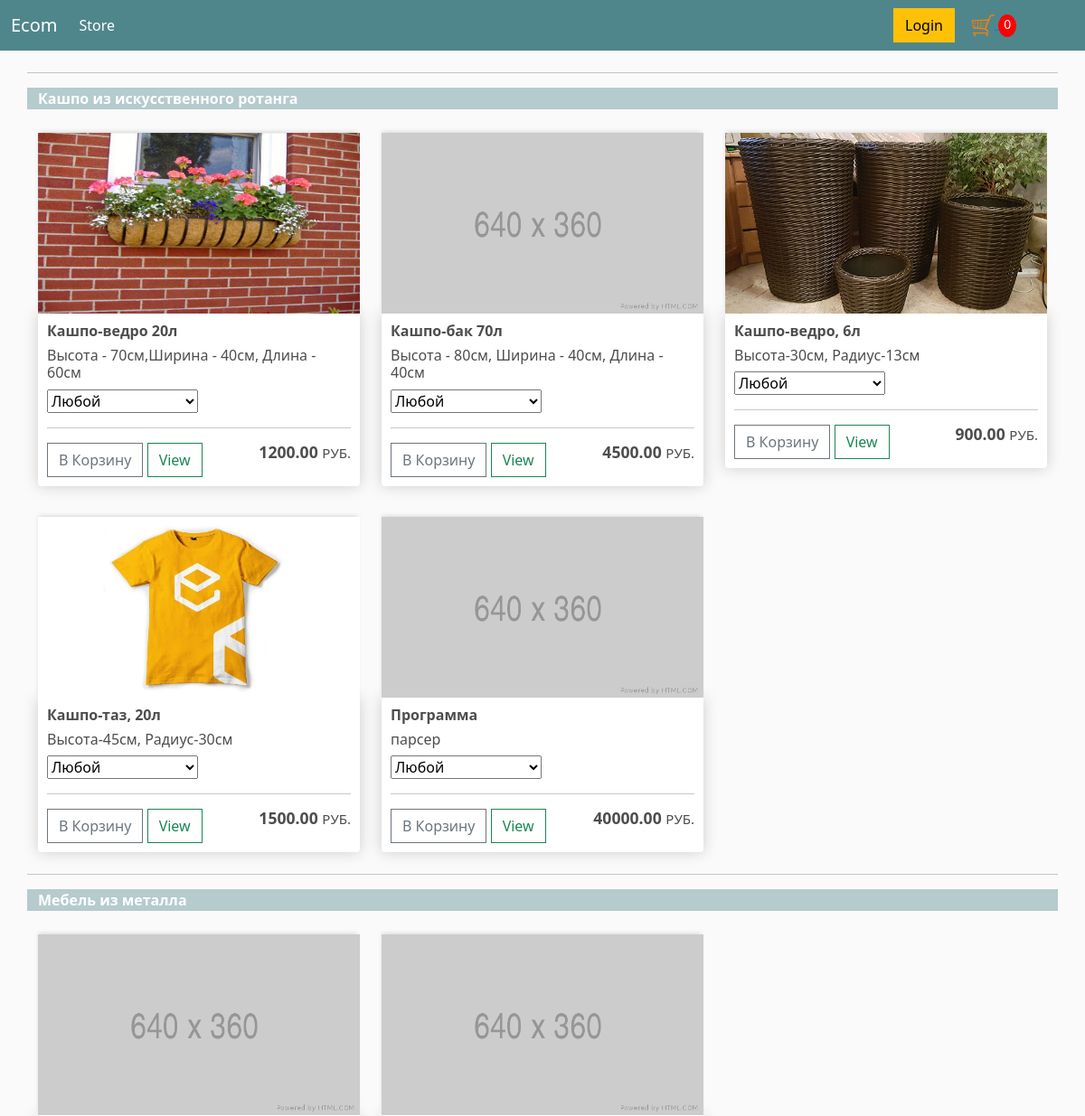
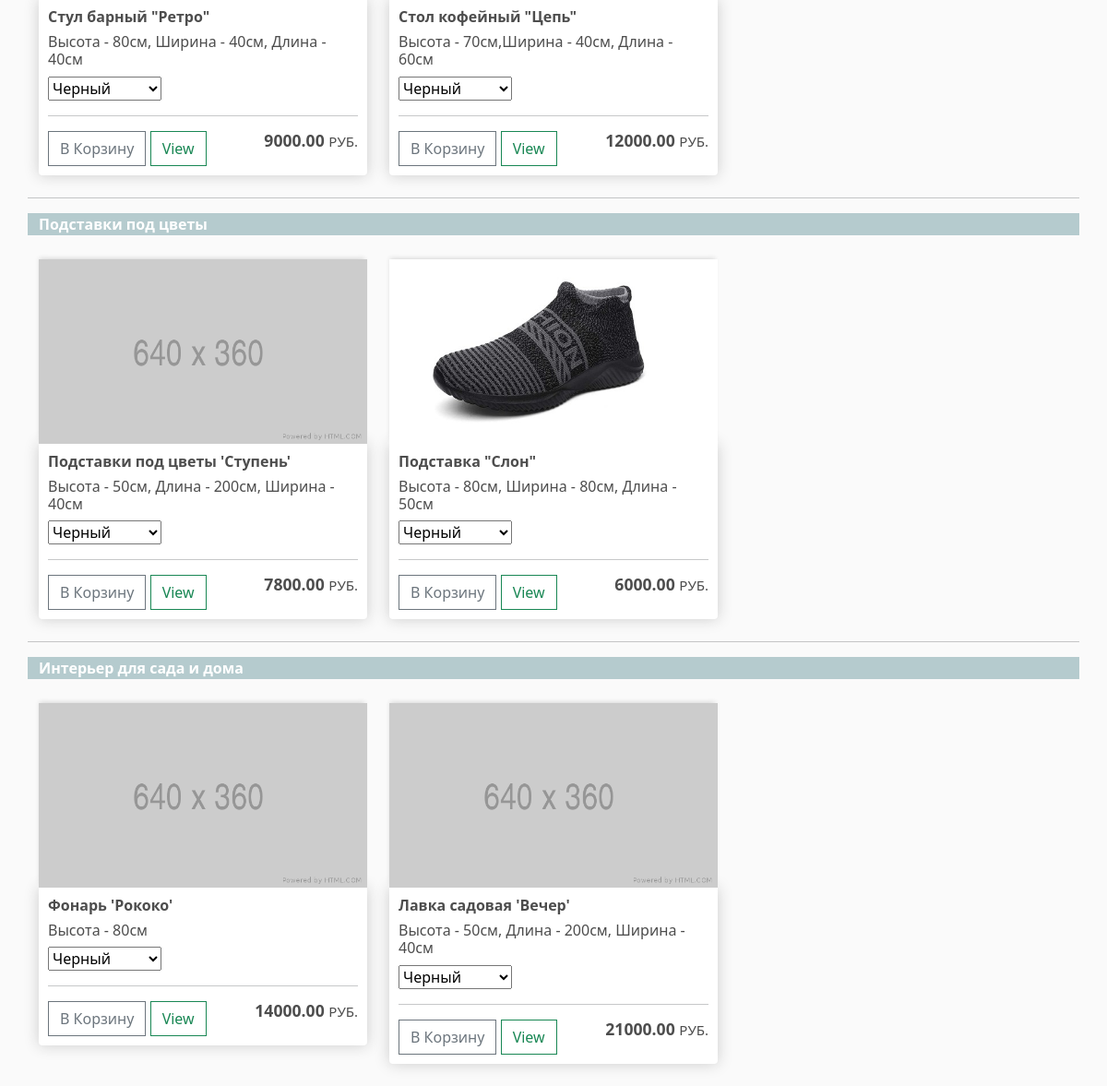
The page / on the database its author committed (2 pictures, top to bottom).
### store/models.py (models this page shows, shortened)
class Product(models.Model):
    name = models.CharField(max_length=200)
    price = models.FloatField()
    description = models.CharField(max_length=200,null=True, blank=True)
    is_active = models.BooleanField(default=False)
    image = models.ImageField(null=True, blank=True)
    category = models.ForeignKey(Category, on_delete=models.PROTECT)
    digital = models.BooleanField(default=False,null=True,blank=False)
    @property
    def imageURL(self):
        try:
            url = self.image.url
        except:
            url='../../img/placeholder.png'
        return url

### store/views.py (the view)
# urls.py: path('',store, name='store'),
def store(request):
    if request.user.is_authenticated:
        customer = request.user.customer
        order, created = Order.objects.get_or_create(customer=customer, complete=False)
        items = order.orderitem_set.all()
        cartItems = order.get_cart_items
    else:
        items = []
        order = {'get_cart_total': 0, 'get_cart_items': 0, 'shipping': False}
        cartItems = order['get_cart_items']
    csrf_token = get_token(request)
    products = Product.objects.all().filter(is_active=True)
    context = {'products': products, 'cartItems': cartItems, 'csrf_token': csrf_token}
    return render(request, 'store/store.html', context)

### store/templates/store/store.html
{% extends 'store/main.html' %}
{% load static %}
{% block content %}
<div class="row">
    <hr>
    <p class="category-title">Кашпо из искусственного ротанга</p>
    {% for p in products %}
    {% if p.category.id == 1 %}
        {% include "./product-item-category.html" %}
    {% endif %}
    {% endfor %}
    <hr>
    <p class="category-title">Мебель из металла</p>
    {% for p in products %}
    {% if p.category.id == 2 %}
        {% include "./product-item-category.html" %}
    {% endif %}
    {% endfor %}
    <hr>
    <p class="category-title">Подставки под цветы</p>
    {% for p in products %}
    {% if p.category.id == 3 %}
        {% include "./product-item-category.html" %}
    {% endif %}
    {% endfor %}
    <hr>
    <p class="category-title">Интерьер для сада и дома</p>
    {% for p in products %}
    {% if p.category.id == 4 %}
        {% include "./product-item-category.html" %}
    {% endif %}
    {% endfor %}
</div>
{% endblock content %}

### store/templates/store/product-item-category.html (shortened to what this page needs)
{% load static %}
<div class="col-lg-4 product-cart">
    <img class="thumbnail product-image" src="{{ p.imageURL}}">
    <div class="box-element product">
        <h6><strong>{{ p.name }}</strong></h6>
        <h6>{{ p.description }}</h6>
        {% if p.category.id == 1 %}
          <p><select id="color_{{ p.id }}" name="color">
            <option value="Любой">Любой</option>
            </select></p>
        {% else %}
          <p><select  name="color">
            <option value="Черный">Черный</option>
            </select></p>
        {% endif %}
        <hr>
        <button data-product="{{ p.id }}"  data-action='add'  class="btn btn-outline-secondary add-btn update-cart">В
            Корзину</button>
        <a class="btn btn-outline-success" href="#">View</a>
        <h4 style="display: inline-block; float: right"><strong>{{ p.price|floatformat:2 }} </strong><span class="carrency">РУБ.</span></h4>
    </div>
    <br>
</div>

### static/css/main.css (style rules this page uses)
body { background-color: hsl(0, 0%, 98%); }
h1,h2,h3,h4,h5,h6 { color:hsl(0, 0%, 30%); }
.box-element { box-shadow:hsl(0, 0%, 80%) 0 0 16px; background-color: #fff; border-radius: 4px; padding: 10px; }
.thumbnail { width: 100%; height: 200px; -webkit-box-shadow: -1px -3px 5px -2px rgba(214,214,214,1); -moz-box-shadow: -1px -3px 5px -2px rgba(214,214,214,1); box-shadow: -1px -3px 5px -2px rgba(214,214,214,1); }
.product { border-radius: 0 0 4px 4px; }
.col-lg-4, .col-lg-6, .col-lg-8, .col-lg-12 { margin-top: 10px; }
.btn { border-radius: 0; }
.category-title { background:rgba(79,134,140,0.4); font-weight: 700; color:#FFFFFF; }
@media (min-width: 1186px) { .product { height:auto; } }
@media (min-width: 1186px) { h4 { font-size: 1.1em; } }
@media (min-width: 1186px) { .carrency { font-size: 15px; } }

### rows shown on the page
Product: imageURL (picture), name "Кашпо-ведро 20л", description "Высота - 70см,Ширина - 40см, Длина - 60см", color "Любой", price "1200.00"
Product: name "Кашпо-бак 70л", description "Высота - 80см, Ширина - 40см, Длина - 40см", color "Любой", price "4500.00"
Product: imageURL (picture), name "Кашпо-ведро, 6л", description "Высота-30см, Радиус-13см", color "Любой", price "900.00"
Product: imageURL (picture), name "Кашпо-таз, 20л", description "Высота-45см, Радиус-30см", color "Любой", price "1500.00"
Product: name "Программа", description "парсер", color "Любой", price "40000.00"
Product: name "Стул барный \"Ретро\"", description "Высота - 80см, Ширина - 40см, Длина - 40см", price "9000.00"
Product: name "Стол кофейный \"Цепь\"", description "Высота - 70см,Ширина - 40см, Длина - 60см", price "12000.00"
Product: name "Подставки под цветы 'Ступень'", description "Высота - 50см, Длина - 200см, Ширина - 40см", price "7800.00"
Product: imageURL (picture), name "Подставка \"Слон\"", description "Высота - 80см, Ширина - 80см, Длина - 50см", price "6000.00"
Product: name "Фонарь 'Рококо'", description "Высота - 80см", price "14000.00"
Product: name "Лавка садовая 'Вечер'", description "Высота - 50см, Длина - 200см, Ширина - 40см", price "21000.00"

### other values the page prints
{{ cartItems }} "0"
